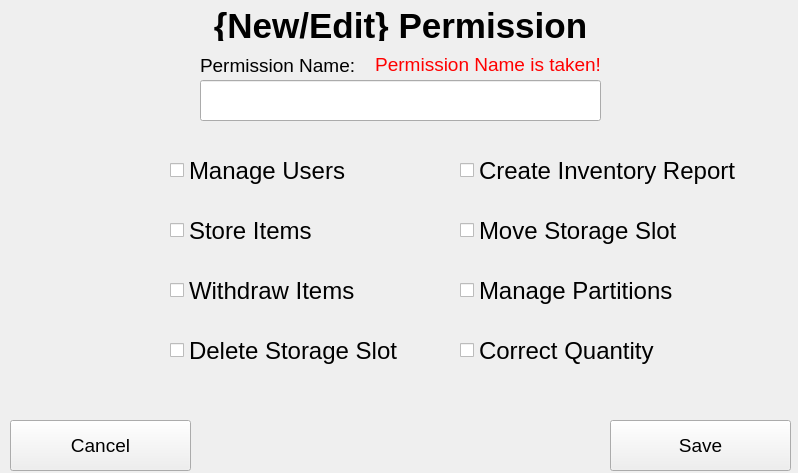
<?xml version="1.0" encoding="UTF-8"?>
<ui version="4.0">
 <class>NewEditPermissionScreen</class>
 <widget class="QMainWindow" name="NewEditPermissionScreen">
  <property name="geometry">
   <rect>
    <x>0</x>
    <y>0</y>
    <width>798</width>
    <height>473</height>
   </rect>
  </property>
  <property name="font">
   <font>
    <pointsize>14</pointsize>
   </font>
  </property>
  <property name="windowTitle">
   <string>MainWindow</string>
  </property>
  <property name="locale">
   <locale language="English" country="Austria"/>
  </property>
  <widget class="QWidget" name="centralwidget">
   <widget class="QPushButton" name="btn_cancel">
    <property name="geometry">
     <rect>
      <x>10</x>
      <y>420</y>
      <width>181</width>
      <height>51</height>
     </rect>
    </property>
    <property name="locale">
     <locale language="English" country="Austria"/>
    </property>
    <property name="text">
     <string>Cancel</string>
    </property>
   </widget>
   <widget class="QPushButton" name="btn_save">
    <property name="geometry">
     <rect>
      <x>610</x>
      <y>420</y>
      <width>181</width>
      <height>51</height>
     </rect>
    </property>
    <property name="locale">
     <locale language="English" country="Austria"/>
    </property>
    <property name="text">
     <string>Save</string>
    </property>
   </widget>
   <widget class="QLabel" name="lbl_permission">
    <property name="geometry">
     <rect>
      <x>0</x>
      <y>10</y>
      <width>801</width>
      <height>31</height>
     </rect>
    </property>
    <property name="font">
     <font>
      <pointsize>26</pointsize>
      <weight>75</weight>
      <bold>true</bold>
     </font>
    </property>
    <property name="text">
     <string>{New/Edit} Permission</string>
    </property>
    <property name="alignment">
     <set>Qt::AlignCenter</set>
    </property>
   </widget>
   <widget class="QLabel" name="lbl_permissionName">
    <property name="geometry">
     <rect>
      <x>200</x>
      <y>50</y>
      <width>401</width>
      <height>30</height>
     </rect>
    </property>
    <property name="font">
     <font>
      <pointsize>14</pointsize>
     </font>
    </property>
    <property name="locale">
     <locale language="English" country="Austria"/>
    </property>
    <property name="text">
     <string>Permission Name:</string>
    </property>
   </widget>
   <widget class="QLineEdit" name="txb_permissionName">
    <property name="geometry">
     <rect>
      <x>200</x>
      <y>80</y>
      <width>401</width>
      <height>41</height>
     </rect>
    </property>
    <property name="font">
     <font>
      <pointsize>20</pointsize>
     </font>
    </property>
    <property name="locale">
     <locale language="English" country="Austria"/>
    </property>
    <property name="inputMask">
     <string/>
    </property>
    <property name="text">
     <string/>
    </property>
    <property name="echoMode">
     <enum>QLineEdit::Normal</enum>
    </property>
    <property name="alignment">
     <set>Qt::AlignCenter</set>
    </property>
   </widget>
   <widget class="QLabel" name="lbl_errorPermissionName">
    <property name="enabled">
     <bool>true</bool>
    </property>
    <property name="geometry">
     <rect>
      <x>200</x>
      <y>50</y>
      <width>401</width>
      <height>30</height>
     </rect>
    </property>
    <property name="font">
     <font>
      <pointsize>14</pointsize>
     </font>
    </property>
    <property name="locale">
     <locale language="English" country="Austria"/>
    </property>
    <property name="text">
     <string>&lt;html&gt;&lt;head/&gt;&lt;body&gt;&lt;p&gt;&lt;span style=&quot; color:#ff0000;&quot;&gt;Permission Name is taken!&lt;/span&gt;&lt;/p&gt;&lt;/body&gt;&lt;/html&gt;</string>
    </property>
    <property name="scaledContents">
     <bool>false</bool>
    </property>
    <property name="alignment">
     <set>Qt::AlignRight|Qt::AlignTrailing|Qt::AlignVCenter</set>
    </property>
   </widget>
   <widget class="QCheckBox" name="chb_manageUsers">
    <property name="geometry">
     <rect>
      <x>170</x>
      <y>150</y>
      <width>281</width>
      <height>41</height>
     </rect>
    </property>
    <property name="font">
     <font>
      <pointsize>18</pointsize>
     </font>
    </property>
    <property name="text">
     <string>Manage Users</string>
    </property>
   </widget>
   <widget class="QCheckBox" name="chb_storeItems">
    <property name="geometry">
     <rect>
      <x>170</x>
      <y>210</y>
      <width>281</width>
      <height>41</height>
     </rect>
    </property>
    <property name="font">
     <font>
      <pointsize>18</pointsize>
     </font>
    </property>
    <property name="text">
     <string>Store Items</string>
    </property>
   </widget>
   <widget class="QCheckBox" name="chb_withdrawItems">
    <property name="geometry">
     <rect>
      <x>170</x>
      <y>270</y>
      <width>281</width>
      <height>41</height>
     </rect>
    </property>
    <property name="font">
     <font>
      <pointsize>18</pointsize>
     </font>
    </property>
    <property name="text">
     <string>Withdraw Items</string>
    </property>
   </widget>
   <widget class="QCheckBox" name="chb_deleteStorageSlot">
    <property name="geometry">
     <rect>
      <x>170</x>
      <y>330</y>
      <width>281</width>
      <height>41</height>
     </rect>
    </property>
    <property name="font">
     <font>
      <pointsize>18</pointsize>
     </font>
    </property>
    <property name="text">
     <string>Delete Storage Slot</string>
    </property>
   </widget>
   <widget class="QCheckBox" name="chb_moveStorageSlot">
    <property name="geometry">
     <rect>
      <x>460</x>
      <y>210</y>
      <width>401</width>
      <height>41</height>
     </rect>
    </property>
    <property name="font">
     <font>
      <pointsize>18</pointsize>
     </font>
    </property>
    <property name="text">
     <string>Move Storage Slot</string>
    </property>
   </widget>
   <widget class="QCheckBox" name="chb_managePartitions">
    <property name="geometry">
     <rect>
      <x>460</x>
      <y>270</y>
      <width>401</width>
      <height>41</height>
     </rect>
    </property>
    <property name="font">
     <font>
      <pointsize>18</pointsize>
     </font>
    </property>
    <property name="text">
     <string>Manage Partitions</string>
    </property>
   </widget>
   <widget class="QCheckBox" name="chb_correctQuantity">
    <property name="geometry">
     <rect>
      <x>460</x>
      <y>330</y>
      <width>401</width>
      <height>41</height>
     </rect>
    </property>
    <property name="font">
     <font>
      <pointsize>18</pointsize>
     </font>
    </property>
    <property name="text">
     <string>Correct Quantity</string>
    </property>
   </widget>
   <widget class="QCheckBox" name="chb_createInventoryReport">
    <property name="geometry">
     <rect>
      <x>460</x>
      <y>150</y>
      <width>401</width>
      <height>41</height>
     </rect>
    </property>
    <property name="font">
     <font>
      <pointsize>18</pointsize>
     </font>
    </property>
    <property name="text">
     <string>Create Inventory Report</string>
    </property>
   </widget>
  </widget>
 </widget>
 <resources/>
 <connections/>
</ui>
